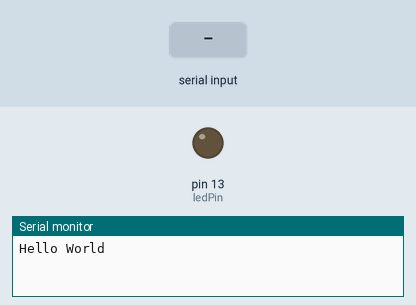
The sketch below on a simulated Arduino Uno, built with avr-gcc and run on an emulated ATmega328P. Parts: output pins drawn as LEDs (lit = HIGH), the last lines printed to the serial monitor. The inputs (shaded band) are chosen by the test bench.

Above: at 1.2 s.
1.3 s: "H" received over Serial
At 3.2 s:
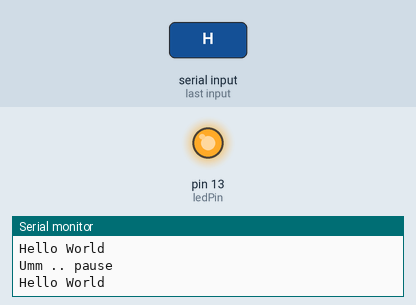
3.5 s: "L" received over Serial
At 4.8 s:
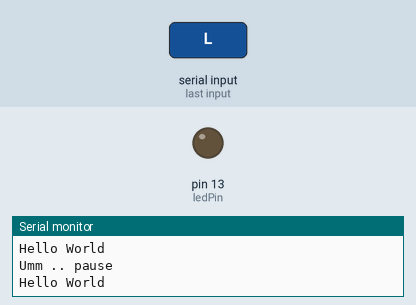
Timing chart, 0 to 6.5 s (numbered marks = the images above; inputs shaded):
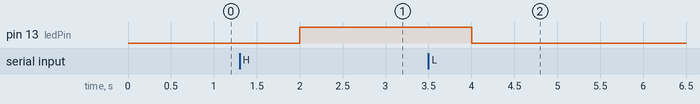

Measured:
- after the input at 1.3 s, pin 13 (ledPin): LOW → HIGH after 0.70 s
- after the input at 3.5 s, pin 13 (ledPin): HIGH → LOW after 0.50 s

The sketch:

Simple_Xbee_recevier_LED.ino
```cpp
int incomingByte = 0;
const int ledPin = 13; // the pin that the LED is attached to
unsigned long previousMillis = 0;   // to keep track of time
const long interval = 1000; // time between alternating messages

void setup ()
{
  Serial.begin(9600);
  pinMode(ledPin, OUTPUT);
}

void loop ()
{
  unsigned long currentMillis = millis();


  if(currentMillis - previousMillis >= interval )
  {
    // save the last time you blinked the LED
  previousMillis = currentMillis;
  Serial.println("Hello World");
  delay(1000);
  Serial.println("Umm .. pause");
  }


  if (Serial.available() > 0)
  {
    incomingByte = Serial.read();
    // if it's a capital H (ASCII 72), turn on the LED:
    if (incomingByte == 'H') {
      digitalWrite(ledPin, HIGH);
    }
    // if it's an L (ASCII 76) turn off the LED:
    if (incomingByte == 'L')
    {
      digitalWrite(ledPin, LOW);
    }
  }

}
```
